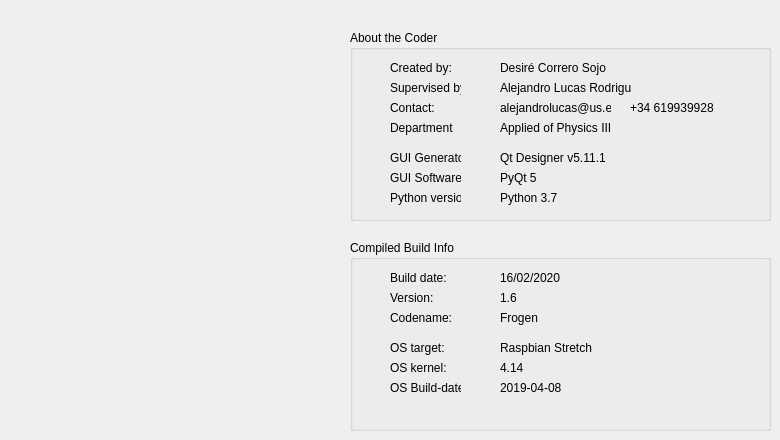
    <widget class="QWidget" name="tab_3">
     <attribute name="title">
      <string>About</string>
     </attribute>
     <widget class="QGroupBox" name="groupBox_3">
      <property name="geometry">
       <rect>
        <x>350</x>
        <y>30</y>
        <width>421</width>
        <height>191</height>
       </rect>
      </property>
      <property name="title">
       <string>About the Coder</string>
      </property>
      <widget class="QLabel" name="label_9">
       <property name="geometry">
        <rect>
         <x>40</x>
         <y>30</y>
         <width>61</width>
         <height>16</height>
        </rect>
       </property>
       <property name="text">
        <string>Created by:</string>
       </property>
      </widget>
      <widget class="QLabel" name="label_10">
       <property name="geometry">
        <rect>
         <x>150</x>
         <y>30</y>
         <width>131</width>
         <height>16</height>
        </rect>
       </property>
       <property name="text">
        <string>Desiré Correro Sojo</string>
       </property>
      </widget>
      <widget class="QLabel" name="label_11">
       <property name="geometry">
        <rect>
         <x>40</x>
         <y>50</y>
         <width>71</width>
         <height>16</height>
        </rect>
       </property>
       <property name="text">
        <string>Supervised by:</string>
       </property>
      </widget>
      <widget class="QLabel" name="label_12">
       <property name="geometry">
        <rect>
         <x>150</x>
         <y>50</y>
         <width>131</width>
         <height>16</height>
        </rect>
       </property>
       <property name="text">
        <string>Alejandro Lucas Rodriguez</string>
       </property>
      </widget>
      <widget class="QLabel" name="label_13">
       <property name="geometry">
        <rect>
         <x>40</x>
         <y>70</y>
         <width>71</width>
         <height>16</height>
        </rect>
       </property>
       <property name="text">
        <string>Contact:</string>
       </property>
      </widget>
      <widget class="QLabel" name="label_14">
       <property name="geometry">
        <rect>
         <x>150</x>
         <y>70</y>
         <width>111</width>
         <height>16</height>
        </rect>
       </property>
       <property name="text">
        <string>alejandrolucas@us.es </string>
       </property>
      </widget>
      <widget class="QLabel" name="label_15">
       <property name="geometry">
        <rect>
         <x>280</x>
         <y>70</y>
         <width>111</width>
         <height>16</height>
        </rect>
       </property>
       <property name="text">
        <string>+34 619939928</string>
       </property>
      </widget>
      <widget class="QLabel" name="label_16">
       <property name="geometry">
        <rect>
         <x>40</x>
         <y>120</y>
         <width>71</width>
         <height>16</height>
        </rect>
       </property>
       <property name="text">
        <string>GUI Generator:</string>
       </property>
      </widget>
      <widget class="QLabel" name="label_17">
       <property name="geometry">
        <rect>
         <x>150</x>
         <y>120</y>
         <width>111</width>
         <height>16</height>
        </rect>
       </property>
       <property name="text">
        <string>Qt Designer v5.11.1</string>
       </property>
      </widget>
      <widget class="QLabel" name="label_18">
       <property name="geometry">
        <rect>
         <x>40</x>
         <y>160</y>
         <width>71</width>
         <height>16</height>
        </rect>
       </property>
       <property name="text">
        <string>Python version:</string>
       </property>
      </widget>
      <widget class="QLabel" name="label_19">
       <property name="geometry">
        <rect>
         <x>150</x>
         <y>160</y>
         <width>111</width>
         <height>16</height>
        </rect>
       </property>
       <property name="text">
        <string>Python 3.7</string>
       </property>
      </widget>
      <widget class="QLabel" name="label_20">
       <property name="geometry">
        <rect>
         <x>40</x>
         <y>140</y>
         <width>71</width>
         <height>16</height>
        </rect>
       </property>
       <property name="text">
        <string>GUI Software:</string>
       </property>
      </widget>
      <widget class="QLabel" name="label_21">
       <property name="geometry">
        <rect>
         <x>150</x>
         <y>140</y>
         <width>111</width>
         <height>16</height>
        </rect>
       </property>
       <property name="text">
        <string>PyQt 5</string>
       </property>
      </widget>
      <widget class="QLabel" name="label_35">
       <property name="geometry">
        <rect>
         <x>40</x>
         <y>90</y>
         <width>71</width>
         <height>16</height>
        </rect>
       </property>
       <property name="text">
        <string>Department</string>
       </property>
      </widget>
      <widget class="QLabel" name="label_36">
       <property name="geometry">
        <rect>
         <x>150</x>
         <y>90</y>
         <width>111</width>
         <height>16</height>
        </rect>
       </property>
       <property name="text">
        <string>Applied of Physics III</string>
       </property>
      </widget>
     </widget>
     <widget class="QGroupBox" name="groupBox_4">
      <property name="geometry">
       <rect>
        <x>350</x>
        <y>240</y>
        <width>421</width>
        <height>191</height>
       </rect>
      </property>
      <property name="title">
       <string>Compiled Build Info</string>
      </property>
      <widget class="QLabel" name="label_22">
       <property name="geometry">
        <rect>
         <x>40</x>
         <y>30</y>
         <width>61</width>
         <height>16</height>
        </rect>
       </property>
       <property name="text">
        <string>Build date:</string>
       </property>
      </widget>
      <widget class="QLabel" name="label_buildDate">
       <property name="geometry">
        <rect>
         <x>150</x>
         <y>30</y>
         <width>131</width>
         <height>16</height>
        </rect>
       </property>
       <property name="text">
        <string>16/02/2020</string>
       </property>
      </widget>
      <widget class="QLabel" name="label_24">
       <property name="geometry">
        <rect>
         <x>40</x>
         <y>50</y>
         <width>71</width>
         <height>16</height>
        </rect>
       </property>
       <property name="text">
        <string>Version:</string>
       </property>
      </widget>
      <widget class="QLabel" name="label_version">
       <property name="geometry">
        <rect>
         <x>150</x>
         <y>50</y>
         <width>131</width>
         <height>16</height>
        </rect>
       </property>
       <property name="text">
        <string>1.6</string>
       </property>
      </widget>
      <widget class="QLabel" name="label_26">
       <property name="geometry">
        <rect>
         <x>40</x>
         <y>70</y>
         <width>71</width>
         <height>16</height>
        </rect>
       </property>
       <property name="text">
        <string>Codename:</string>
       </property>
      </widget>
      <widget class="QLabel" name="label_codename">
       <property name="geometry">
        <rect>
         <x>150</x>
         <y>70</y>
         <width>111</width>
         <height>16</height>
        </rect>
       </property>
       <property name="text">
        <string>Frogen</string>
       </property>
      </widget>
      <widget class="QLabel" name="label_29">
       <property name="geometry">
        <rect>
         <x>40</x>
         <y>100</y>
         <width>71</width>
         <height>16</height>
        </rect>
       </property>
       <property name="text">
        <string>OS target:</string>
       </property>
      </widget>
      <widget class="QLabel" name="label_osTarget">
       <property name="geometry">
        <rect>
         <x>150</x>
         <y>100</y>
         <width>111</width>
         <height>16</height>
        </rect>
       </property>
       <property name="text">
        <string>Raspbian Stretch</string>
       </property>
      </widget>
      <widget class="QLabel" name="label_31">
       <property name="geometry">
        <rect>
         <x>40</x>
         <y>140</y>
         <width>71</width>
         <height>16</height>
        </rect>
       </property>
       <property name="text">
        <string>OS Build-date:</string>
       </property>
      </widget>
      <widget class="QLabel" name="label_osBuild">
       <property name="geometry">
        <rect>
         <x>150</x>
         <y>140</y>
         <width>111</width>
         <height>16</height>
        </rect>
       </property>
       <property name="text">
        <string>2019-04-08</string>
       </property>
      </widget>
      <widget class="QLabel" name="label_33">
       <property name="geometry">
        <rect>
         <x>40</x>
         <y>120</y>
         <width>71</width>
         <height>16</height>
        </rect>
       </property>
       <property name="text">
        <string>OS kernel:</string>
       </property>
      </widget>
      <widget class="QLabel" name="label_osKernel">
       <property name="geometry">
        <rect>
         <x>150</x>
         <y>120</y>
         <width>111</width>
         <height>16</height>
        </rect>
       </property>
       <property name="text">
        <string>4.14</string>
       </property>
      </widget>
     </widget>
     <widget class="QLabel" name="label_about_logo">
      <property name="geometry">
       <rect>
        <x>70</x>
        <y>70</y>
        <width>241</width>
        <height>321</height>
       </rect>
      </property>
      <property name="text">
       <string/>
      </property>
      <property name="pixmap">
       <pixmap>../../res/logo_fIII.png</pixmap>
      </property>
      <property name="scaledContents">
       <bool>false</bool>
      </property>
      <property name="wordWrap">
       <bool>false</bool>
      </property>
     </widget>
    </widget>
